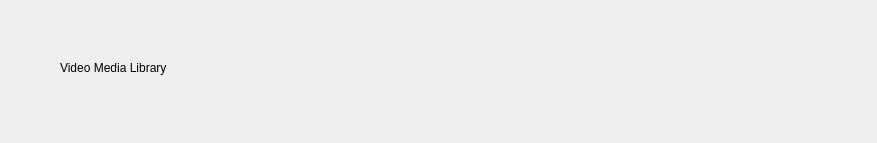
<?xml version="1.0" encoding="UTF-8"?>
<ui version="4.0">
 <class>MainOperationLibrary</class>
 <widget class="QWidget" name="MainOperationLibrary">
  <property name="geometry">
   <rect>
    <x>0</x>
    <y>0</y>
    <width>877</width>
    <height>143</height>
   </rect>
  </property>
  <property name="windowTitle">
   <string>Form</string>
  </property>
  <widget class="QLabel" name="label">
   <property name="geometry">
    <rect>
     <x>60</x>
     <y>60</y>
     <width>261</width>
     <height>16</height>
    </rect>
   </property>
   <property name="text">
    <string>Video Media Library</string>
   </property>
  </widget>
 </widget>
 <resources/>
 <connections/>
</ui>
